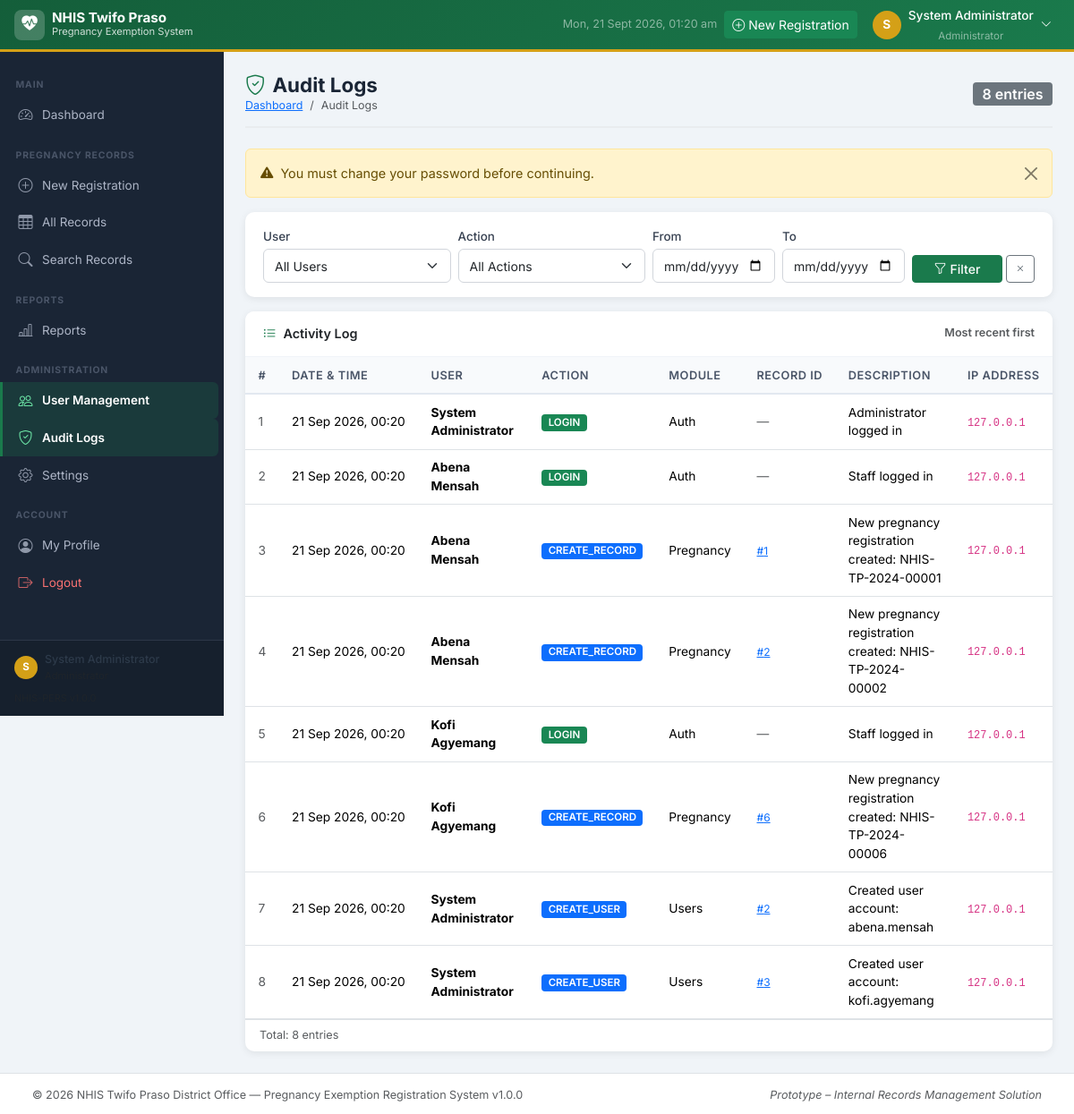
/admin/audit_logs.php (signed in), run on the app's committed database.
### tables this page shows
CREATE TABLE IF NOT EXISTS `users` (
  `id` INT(11) NOT NULL AUTO_INCREMENT,
  `full_name` VARCHAR(150) NOT NULL,
  `username` VARCHAR(80) NOT NULL,
  `email` VARCHAR(150) DEFAULT NULL,
  `password` VARCHAR(255) NOT NULL,
  `role_id` INT(11) NOT NULL DEFAULT 2,
  `phone` VARCHAR(20) DEFAULT NULL,
  `status` ENUM('active','inactive') NOT NULL DEFAULT 'active',
  `must_change_password` TINYINT(1) NOT NULL DEFAULT 0,
  `last_login` DATETIME DEFAULT NULL,
  `created_at` TIMESTAMP NOT NULL DEFAULT CURRENT_TIMESTAMP,
  `updated_at` TIMESTAMP NOT NULL DEFAULT CURRENT_TIMESTAMP ON UPDATE CURRENT_TIMESTAMP,
  PRIMARY KEY (`id`),
  UNIQUE KEY `uq_username` (`username`),
  KEY `fk_users_role` (`role_id`),
  CONSTRAINT `fk_users_role` FOREIGN KEY (`role_id`) REFERENCES `roles` (`id`) ON UPDATE CASCADE
);

CREATE TABLE IF NOT EXISTS `roles` (
  `id` INT(11) NOT NULL AUTO_INCREMENT,
  `role_name` VARCHAR(50) NOT NULL,
  `description` VARCHAR(255) DEFAULT NULL,
  `created_at` TIMESTAMP NOT NULL DEFAULT CURRENT_TIMESTAMP,
  PRIMARY KEY (`id`),
  UNIQUE KEY `uq_role_name` (`role_name`)
);

CREATE TABLE IF NOT EXISTS `audit_logs` (
  `id` INT(11) NOT NULL AUTO_INCREMENT,
  `user_id` INT(11) DEFAULT NULL,
  `username` VARCHAR(80) DEFAULT NULL COMMENT 'Snapshot of username at time of action',
  `action` VARCHAR(100) NOT NULL,
  `module` VARCHAR(80) DEFAULT NULL,
  `record_id` INT(11) DEFAULT NULL,
  `description` TEXT DEFAULT NULL,
  `ip_address` VARCHAR(45) DEFAULT NULL,
  `user_agent` VARCHAR(300) DEFAULT NULL,
  `created_at` TIMESTAMP NOT NULL DEFAULT CURRENT_TIMESTAMP,
  PRIMARY KEY (`id`),
  KEY `idx_audit_user` (`user_id`),
  KEY `idx_audit_action` (`action`),
  KEY `idx_audit_created` (`created_at`),
  CONSTRAINT `fk_audit_user` FOREIGN KEY (`user_id`) REFERENCES `users` (`id`) ON DELETE SET NULL ON UPDATE CASCADE
);

CREATE TABLE IF NOT EXISTS `system_settings` (
  `id` INT(11) NOT NULL AUTO_INCREMENT,
  `setting_key` VARCHAR(100) NOT NULL,
  `setting_value` TEXT DEFAULT NULL,
  `description` VARCHAR(255) DEFAULT NULL,
  `updated_by` INT(11) DEFAULT NULL,
  `updated_at` TIMESTAMP NOT NULL DEFAULT CURRENT_TIMESTAMP ON UPDATE CURRENT_TIMESTAMP,
  PRIMARY KEY (`id`),
  UNIQUE KEY `uq_setting_key` (`setting_key`)
);

### includes/auth.php (called while the page is built, shortened)
<?php
require_once __DIR__ . '/functions.php';
function getCurrentUser(): ?array {
    $pdo  = getDBConnection();
    $stmt = $pdo->prepare(
        "SELECT u.*, r.role_name FROM users u
         JOIN roles r ON u.role_id = r.id
         WHERE u.id = :id LIMIT 1"
    );
    $stmt->execute([':id' => $_SESSION['user_id']]);
    return $stmt->fetch() ?: null;
}

### admin/audit_logs.php (the view, shortened to what this page needs)
<?php
require_once __DIR__ . '/../includes/auth.php';
$pdo       = getDBConnection();
$filterFrom   = trim(   $_GET['date_from']?? '');
$filterTo     = trim(   $_GET['date_to']  ?? '');
$where  = [];
$params = [];
$whereSQL = $where ? 'WHERE ' . implode(' AND ', $where) : '';
$countStmt = $pdo->prepare("SELECT COUNT(*) FROM audit_logs al $whereSQL");
$countStmt->execute($params);
$totalRows = (int) $countStmt->fetchColumn();
$pg    = getPaginationParams(30);
$sql = "SELECT al.*, u.full_name
        FROM audit_logs al
        LEFT JOIN users u ON al.user_id = u.id
        $whereSQL
        ORDER BY al.created_at DESC
        LIMIT :lim OFFSET :off";
$stmt = $pdo->prepare($sql);
$stmt->bindValue(':lim', $pg['per_page'], PDO::PARAM_INT);
$stmt->bindValue(':off', $pg['offset'],   PDO::PARAM_INT);
$stmt->execute();
$logs = $stmt->fetchAll();
$actionColors = [
    'LOGIN'          => 'success',
    'LOGOUT'         => 'secondary',
    'FAILED_LOGIN'   => 'danger',
    'CREATE_RECORD'  => 'primary',
    'UPDATE_RECORD'  => 'info',
    'DELETE_RECORD'  => 'danger',
    'CREATE_USER'    => 'primary',
    'UPDATE_USER'    => 'info',
    'ACTIVATE_USER'  => 'success',
    'DEACTIVATE_USER'=> 'warning',
    'REPORT'         => 'secondary',
    'SETTINGS'       => 'secondary',
];
include __DIR__ . '/../includes/header.php';
include __DIR__ . '/../includes/sidebar.php';
?>
<div class="nhis-content">
    <div class="page-header d-flex align-items-center justify-content-between flex-wrap gap-2">
        <div>
            <h1><i class="bi bi-shield-check me-2 text-nhis"></i>Audit Logs</h1>
            <nav aria-label="breadcrumb">
                <ol class="breadcrumb mb-0">
                    <li class="breadcrumb-item"><a href="<?= BASE_URL ?>/dashboard.php">Dashboard</a></li>
                    <li class="breadcrumb-item active">Audit Logs</li>
                </ol>
            </nav>
        </div>
        <span class="badge bg-secondary fs-6"><?= number_format($totalRows) ?> entries</span>
    </div>
    <div class="filter-card mb-3">
        <form method="GET" action="" class="row g-2 align-items-end">
            <div class="col-md-3">
                <label class="form-label mb-1 small fw-500">User</label>
                <select class="form-select form-select-sm" name="user">
                    <option value="">All Users</option>
                </select>
            </div>
            <div class="col-md-3">
                <label class="form-label mb-1 small fw-500">Action</label>
                <select class="form-select form-select-sm" name="action">
                    <option value="">All Actions</option>
                </select>
            </div>
            <div class="col-md-2">
                <label class="form-label mb-1 small fw-500">From</label>
                <input type="date" class="form-control form-control-sm" name="date_from" value="<?= htmlspecialchars($filterFrom) ?>">
            </div>
            <div class="col-md-2">
                <label class="form-label mb-1 small fw-500">To</label>
                <input type="date" class="form-control form-control-sm" name="date_to" value="<?= htmlspecialchars($filterTo) ?>">
            </div>
            <div class="col-md-2 d-flex gap-1">
                <button type="submit" class="btn btn-nhis-primary btn-sm flex-fill"><i class="bi bi-funnel me-1"></i>Filter</button>
                <a href="<?= BASE_URL ?>/admin/audit_logs.php" class="btn btn-outline-secondary btn-sm"><i class="bi bi-x"></i></a>
            </div>
        </form>
    </div>
    <div class="card">
        <div class="card-header d-flex justify-content-between align-items-center">
            <span><i class="bi bi-list-ul me-2 text-nhis"></i>Activity Log</span>
            <small class="text-muted">Most recent first</small>
        </div>
        <div class="card-body p-0">
            <?php if (empty($logs)): ?>
            <div class="empty-state"><i class="bi bi-journal-x"></i><p>No log entries found.</p></div>
            <?php else: ?>
            <div class="table-responsive">
                <table class="table table-nhis mb-0" style="font-size:0.83rem;">
                    <thead>
                        <tr>
                            <th>#</th>
                            <th>Date &amp; Time</th>
                            <th>User</th>
                            <th>Action</th>
                            <th>Module</th>
                            <th>Record ID</th>
                            <th>Description</th>
                            <th>IP Address</th>
                        </tr>
                    </thead>
                    <tbody>
                    <?php $n = $pg['offset']+1; foreach ($logs as $log): ?>
                    <tr>
                        <td class="text-muted small"><?= $n++ ?></td>
                        <td style="white-space:nowrap;"><?= formatDateTime($log['created_at']) ?></td>
                        <td>
                            <strong><?= htmlspecialchars($log['full_name'] ?? $log['username'] ?? 'System') ?></strong>
                        </td>
                        <td>
                            <?php $color = $actionColors[$log['action']] ?? 'secondary'; ?>
                            <span class="badge bg-<?= $color ?>"><?= htmlspecialchars($log['action']) ?></span>
                        </td>
                        <td><?= htmlspecialchars($log['module'] ?: '—') ?></td>
                        <td>
                            <?php if ($log['record_id']): ?>
                            <a href="<?= BASE_URL ?>/pregnancy/view.php?id=<?= $log['record_id'] ?>" class="small">#<?= $log['record_id'] ?></a>
                            <?php else: ?><span class="text-muted">—</span><?php endif; ?>
                        </td>
                        <td style="max-width:300px;"><?= htmlspecialchars($log['description'] ?: '—') ?></td>
                        <td><code style="font-size:0.75rem;"><?= htmlspecialchars($log['ip_address'] ?: '—') ?></code></td>
                    </tr>
                    <?php endforeach; ?>
                    </tbody>
                </table>
            </div>
            <div class="px-3 py-2 d-flex justify-content-between align-items-center flex-wrap gap-2 border-top">
                <small class="text-muted">Total: <?= number_format($totalRows) ?> entries</small>
            </div>
            <?php endif; ?>
        </div>
    </div>
</div>
<?php include __DIR__ . '/../includes/footer.php'; ?>

### includes/header.php (shortened to what this page needs)
<?php
$currentUser = getCurrentUser();
?>
<!DOCTYPE html>
<html lang="en">
<head>
    <link href="https://cdn.jsdelivr.net/npm/bootstrap@5.3.2/dist/css/bootstrap.min.css" rel="stylesheet">
    <link href="https://cdn.jsdelivr.net/npm/bootstrap-icons@1.11.3/font/bootstrap-icons.min.css" rel="stylesheet">
    <link href="<?= BASE_URL ?>/assets/css/style.css" rel="stylesheet">
</head>
<body>
<nav class="navbar navbar-expand-lg navbar-dark nhis-topbar fixed-top">
    <div class="container-fluid px-3">
        <a class="navbar-brand d-flex align-items-center gap-2" href="<?= BASE_URL ?>/dashboard.php">
            <div class="nhis-brand-icon">
                <i class="bi bi-heart-pulse-fill"></i>
            </div>
            <div class="d-none d-md-block">
                <div class="fw-700 lh-1" style="font-size:0.95rem;">NHIS Twifo Praso</div>
                <div style="font-size:0.7rem;opacity:0.8;font-weight:400;">Pregnancy Exemption System</div>
            </div>
        </a>
        <div class="ms-auto d-flex align-items-center gap-2">
            <span class="d-none d-lg-block text-white-50 small" id="topDateTime"></span>
            <a href="<?= BASE_URL ?>/pregnancy/add.php" class="btn btn-sm btn-success d-none d-md-flex align-items-center gap-1">
                <i class="bi bi-plus-circle"></i> New Registration
            </a>
            <div class="dropdown">
                <button class="btn btn-sm btn-link text-white d-flex align-items-center gap-2 text-decoration-none" data-bs-toggle="dropdown" aria-expanded="false">
                    <div class="nhis-avatar"><?= strtoupper(substr($currentUser['full_name'] ?? 'U', 0, 1)) ?></div>
                    <span class="d-none d-lg-block">
                        <span class="fw-500" style="font-size:0.85rem;"><?= htmlspecialchars($currentUser['full_name'] ?? '') ?></span>
                        <br><span class="text-white-50" style="font-size:0.72rem;"><?= htmlspecialchars($currentUser['role_name'] ?? '') ?></span>
                    </span>
                    <i class="bi bi-chevron-down small"></i>
                </button>
            </div>
        </div>
    </div>
</nav>
<div class="nhis-wrapper">

### includes/footer.php (shortened to what this page needs)
    </div>
<footer class="nhis-footer">
    <div class="container-fluid">
        <div class="row align-items-center">
            <div class="col-md-6">
                <span class="text-muted small">
                    &copy; <?= date('Y') ?>
                    <?= getSetting('office_name', 'NHIS Twifo Praso District Office') ?>
                    &mdash; Pregnancy Exemption Registration System v<?= APP_VERSION ?>
                </span>
            </div>
            <div class="col-md-6 text-md-end">
                <span class="text-muted small">
                    <em>Prototype &ndash; Internal Records Management Solution</em>
                </span>
            </div>
        </div>
    </div>
</footer>
</body>
</html>

### assets/css/style.css (style rules this page uses)
:root { --nhis-green: #1a7a4c; --nhis-green-dark: #145e3a; --nhis-green-light: #e8f5ee; --nhis-gold: #d4a017; --nhis-sidebar-w: 250px; --nhis-topbar-h: 58px; --nhis-footer-h: 46px; --nhis-sidebar-bg: #1a2535; --nhis-sidebar-txt: #adb5c6; --nhis-sidebar-active: #1a7a4c; --body-bg: #f0f4f8; --card-shadow: 0 2px 8px rgba(0,0,0,.08); --radius: 10px; }
*, *::before, *::after { box-sizing: border-box; }
body { font-family: 'Inter', 'Segoe UI', sans-serif; background: var(--body-bg); color: #2d3a4a; font-size: 0.9rem; line-height: 1.5; }
.fw-500 { font-weight: 500; }
.fw-700 { font-weight: 700; }
.nhis-topbar { background: linear-gradient(135deg, var(--nhis-green-dark) 0%, var(--nhis-green) 100%); height: var(--nhis-topbar-h); z-index: 1050; border-bottom: 3px solid var(--nhis-gold); padding: 0 !important; }
.nhis-brand-icon { width: 34px; height: 34px; background: rgba(255,255,255,0.2); border-radius: 8px; display: flex; align-items: center; justify-content: center; font-size: 1.1rem; flex-shrink: 0; }
.nhis-avatar { width: 32px; height: 32px; background: var(--nhis-gold); color: #fff; border-radius: 50%; display: flex; align-items: center; justify-content: center; font-size: 0.85rem; font-weight: 700; flex-shrink: 0; }
.nhis-wrapper { display: flex; padding-top: var(--nhis-topbar-h); min-height: 100vh; }
.nhis-content { margin-left: var(--nhis-sidebar-w); flex: 1; padding: 1.5rem; min-width: 0; padding-bottom: calc(var(--nhis-footer-h) + 1.5rem); }
.nhis-footer { position: fixed; bottom: 0; left: 0; right: 0; height: var(--nhis-footer-h); background: #fff; border-top: 1px solid #dee2e6; display: flex; align-items: center; padding: 0 1.5rem; z-index: 900; }
.page-header { margin-bottom: 1.4rem; padding-bottom: 0.85rem; border-bottom: 2px solid #e9ecef; }
.page-header h1 { font-size: 1.4rem; font-weight: 700; color: #1a2535; margin: 0; }
.page-header .breadcrumb { font-size: 0.78rem; margin: 0; }
.card { border: none; border-radius: var(--radius); box-shadow: var(--card-shadow); background: #fff; }
.card-header { background: #fff; border-bottom: 1px solid #f0f4f8; font-weight: 600; padding: 0.9rem 1.25rem; border-radius: var(--radius) var(--radius) 0 0 !important; }
.table-nhis thead th { background: #f8fafc; font-weight: 600; font-size: 0.8rem; text-transform: uppercase; letter-spacing: 0.04em; color: #4a5568; border-bottom: 2px solid #e2e8f0; white-space: nowrap; padding: 0.65rem 0.9rem; }
.table-nhis tbody tr { transition: background .15s; }
.table-nhis tbody td { padding: 0.6rem 0.9rem; vertical-align: middle; font-size: 0.86rem; }
.badge { font-size: 0.72rem; font-weight: 600; padding: 0.32em 0.65em; border-radius: 4px; }
.form-label { font-weight: 500; font-size: 0.84rem; color: #374151; margin-bottom: 0.3rem; }
.form-control, .form-select { border: 1px solid #d1d5db; border-radius: 6px; font-size: 0.875rem; padding: 0.45rem 0.75rem; transition: border-color .15s, box-shadow .15s; }
.btn-nhis-primary { background: var(--nhis-green); border-color: var(--nhis-green); color: #fff; font-weight: 500; }
.text-nhis { color: var(--nhis-green) !important; }
.filter-card { background: #fff; border-radius: var(--radius); box-shadow: var(--card-shadow); padding: 1rem 1.25rem; margin-bottom: 1rem; }

### data on the page
users: full_name "S", full_name "System Administrator", role.role_name "Administrator"
audit_logs: created_at "21 Sep 2026, 00:20", user.full_name "System Administrator", action "LOGIN", module "Auth", description "Administrator logged in", ip_address "127.0.0.1"
audit_logs: created_at "21 Sep 2026, 00:20", user.full_name "Abena Mensah", action "LOGIN", module "Auth", description "Staff logged in", ip_address "127.0.0.1"
audit_logs: created_at "21 Sep 2026, 00:20", user.full_name "Abena Mensah", action "CREATE_RECORD", module "Pregnancy", record "1", description "New pregnancy registration created: NHIS-TP-2024-00001", ip_address "127.0.0.1"
audit_logs: created_at "21 Sep 2026, 00:20", user.full_name "Abena Mensah", action "CREATE_RECORD", module "Pregnancy", record "2", description "New pregnancy registration created: NHIS-TP-2024-00002", ip_address "127.0.0.1"
audit_logs: created_at "21 Sep 2026, 00:20", user.full_name "Kofi Agyemang", action "LOGIN", module "Auth", description "Staff logged in", ip_address "127.0.0.1"
audit_logs: created_at "21 Sep 2026, 00:20", user.full_name "Kofi Agyemang", action "CREATE_RECORD", module "Pregnancy", record "6", description "New pregnancy registration created: NHIS-TP-2024-00006", ip_address "127.0.0.1"
audit_logs: created_at "21 Sep 2026, 00:20", user.full_name "System Administrator", action "CREATE_USER", module "Users", record "2", description "Created user account: abena.mensah", ip_address "127.0.0.1"
audit_logs: created_at "21 Sep 2026, 00:20", user.full_name "System Administrator", action "CREATE_USER", module "Users", record "3", description "Created user account: kofi.agyemang", ip_address "127.0.0.1"
system_settings: setting_value "NHIS Twifo Praso District Office"

### other printed values
substr($_SESSION['full_name'] ?? 'U', 0, 1) "S"
$_SESSION['full_name'] "System Administrator"
$totalRows "8"
$flash['message'] "You must change your password before continuing."
APP_VERSION "1.0.0"
